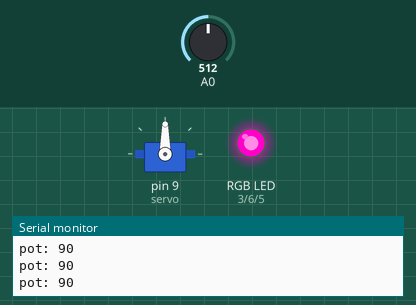
Bench run of a sketch on a simulated Arduino Uno, built with avr-gcc and run on an emulated ATmega328P. Parts: servo, an RGB LED mixed from three pins (HIGH = lit), the last lines printed to the serial monitor. Inputs (shaded band) come from the test bench; at power-on: A0 = 512.

Above: at 1.2 s.
1.3 s: A0 set to 562
At 2.5 s:
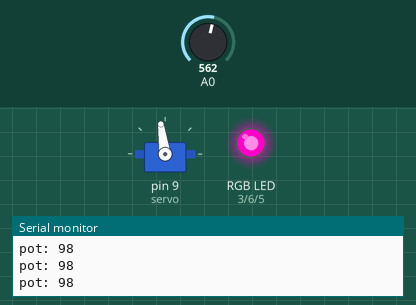
2.8 s: A0 set to 578
At 3.5 s:
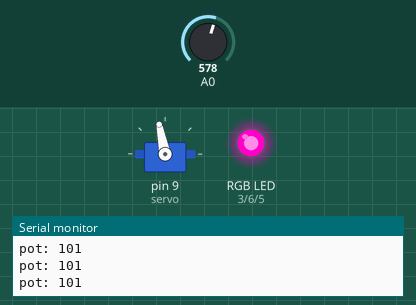
4.3 s: A0 set to 716
At 5.2 s:
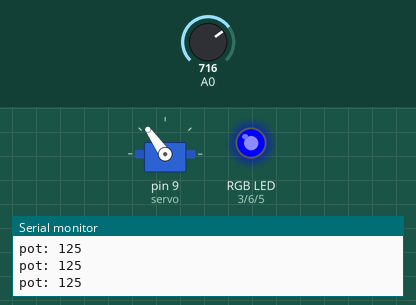
5.8 s: A0 set to 511
At 7.0 s:
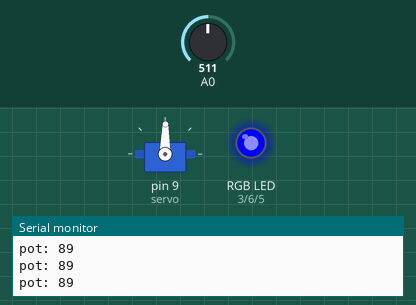
7.3 s: A0 set to 347
At 8.0 s:
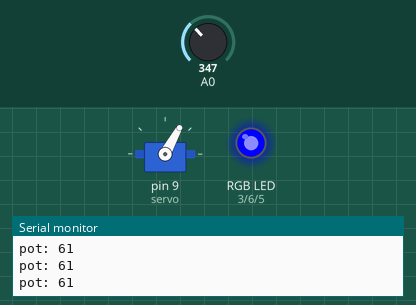
8.8 s: A0 set to 324
At 10.0 s:
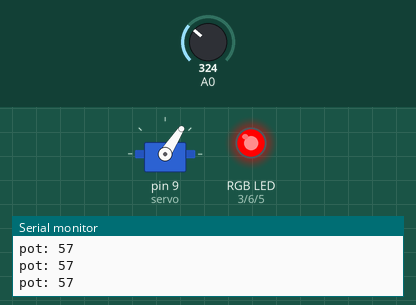
Timing chart, 0 to 11.3 s (numbered marks = the images above; inputs shaded):
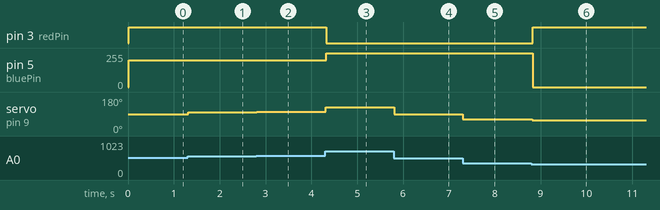

Measured:
- the behaviour switches between 341 and 340 on A0 (found by bisection; images 5 and 6)
- after the input at 1.3 s, servo on pin 9 (servo): 90° → 98° at once
- after the input at 2.8 s, servo on pin 9 (servo): 98° → 101° at once
- after the input at 4.3 s, pin 3 (redPin): HIGH → LOW at once; pin 5 (bluePin): 200/255 → 255/255 at once; servo on pin 9 (servo): 101° → 125° at once
- after the input at 5.8 s, servo on pin 9 (servo): 125° → 89° at once
- after the input at 7.3 s, servo on pin 9 (servo): 89° → 61° at once
- after the input at 8.8 s, pin 3 (redPin): LOW → HIGH at once; pin 5 (bluePin): 255/255 → 0/255 at once; servo on pin 9 (servo): 61° → 57° at once

The sketch:

Servo.ino
```cpp
#include <Servo.h>

int pot;
int redPin = 3;
int bluePin = 5;
int greenPin = 6;
Servo servo;

void setup() {
  // put your setup code here, to run once:
  Serial.begin(9600);
  servo.attach(9);

  pinMode(redPin, OUTPUT);
  pinMode(greenPin, OUTPUT);
  pinMode(bluePin, OUTPUT);
}

void loop() {
  // put your main code here, to run repeatedly:
  pot = analogRead(A0);
  int mapPot = map(pot, 0, 1023, 0, 180);

  Serial.print("pot: ");
  Serial.println(mapPot);

  servo.write(mapPot);
  delay(15);

  if(mapPot >= 0 && mapPot < 60){
    setColor(255, 0, 0);
  }
  else if(mapPot >= 90 && mapPot < 120){
    setColor(255, 200, 0);
  }
  else if(mapPot >= 120 && mapPot <= 180){
    setColor(0, 255, 0);
  }

}

void setColor(int redColor, int blueColor, int greenColor){
  analogWrite(redPin, redColor);
  analogWrite(bluePin, blueColor);
  analogWrite(greenPin, greenColor);
}
```
